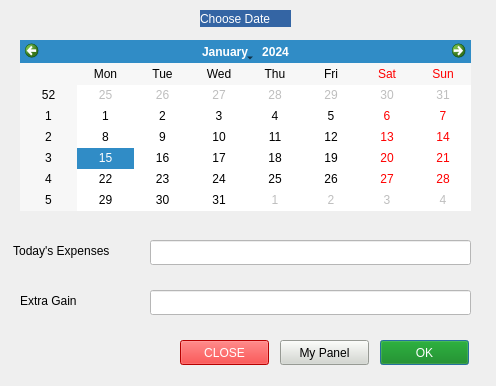
<?xml version="1.0" encoding="UTF-8"?>
<ui version="4.0">
 <class>Expense</class>
 <widget class="QDialog" name="Expense">
  <property name="geometry">
   <rect>
    <x>0</x>
    <y>0</y>
    <width>496</width>
    <height>386</height>
   </rect>
  </property>
  <property name="windowTitle">
   <string>EXPENSE MANAGER</string>
  </property>
  <property name="windowIcon">
   <iconset resource="resource.qrc">
    <normaloff>:/resources/img/exmgmtlogo.png</normaloff>:/resources/img/exmgmtlogo.png</iconset>
  </property>
  <property name="styleSheet">
   <string notr="true"/>
  </property>
  <widget class="QLabel" name="label_2">
   <property name="geometry">
    <rect>
     <x>20</x>
     <y>290</y>
     <width>111</width>
     <height>21</height>
    </rect>
   </property>
   <property name="styleSheet">
    <string notr="true"/>
   </property>
   <property name="text">
    <string>Extra Gain</string>
   </property>
  </widget>
  <widget class="QLabel" name="header">
   <property name="geometry">
    <rect>
     <x>200</x>
     <y>10</y>
     <width>91</width>
     <height>17</height>
    </rect>
   </property>
   <property name="styleSheet">
    <string notr="true">background-color:rgb(52, 101, 164);
color:white;</string>
   </property>
   <property name="text">
    <string>Choose Date</string>
   </property>
  </widget>
  <widget class="QCalendarWidget" name="date">
   <property name="geometry">
    <rect>
     <x>20</x>
     <y>40</y>
     <width>451</width>
     <height>171</height>
    </rect>
   </property>
  </widget>
  <widget class="QLabel" name="label_4">
   <property name="geometry">
    <rect>
     <x>10</x>
     <y>240</y>
     <width>131</width>
     <height>21</height>
    </rect>
   </property>
   <property name="styleSheet">
    <string notr="true"/>
   </property>
   <property name="text">
    <string> Today's Expenses</string>
   </property>
  </widget>
  <widget class="QLineEdit" name="dailyexpense">
   <property name="geometry">
    <rect>
     <x>150</x>
     <y>240</y>
     <width>321</width>
     <height>25</height>
    </rect>
   </property>
   <property name="styleSheet">
    <string notr="true">background-color:white;</string>
   </property>
  </widget>
  <widget class="QLineEdit" name="exgain">
   <property name="geometry">
    <rect>
     <x>150</x>
     <y>290</y>
     <width>321</width>
     <height>25</height>
    </rect>
   </property>
   <property name="styleSheet">
    <string notr="true">background-color:white;</string>
   </property>
  </widget>
  <widget class="QPushButton" name="okbtn">
   <property name="geometry">
    <rect>
     <x>380</x>
     <y>340</y>
     <width>89</width>
     <height>25</height>
    </rect>
   </property>
   <property name="styleSheet">
    <string notr="true">background-color:green;
color:white;</string>
   </property>
   <property name="text">
    <string>OK</string>
   </property>
  </widget>
  <widget class="QPushButton" name="closebtn">
   <property name="geometry">
    <rect>
     <x>180</x>
     <y>340</y>
     <width>89</width>
     <height>25</height>
    </rect>
   </property>
   <property name="styleSheet">
    <string notr="true">background-color:red;
color:white;</string>
   </property>
   <property name="text">
    <string>CLOSE</string>
   </property>
  </widget>
  <widget class="QPushButton" name="pushButton">
   <property name="geometry">
    <rect>
     <x>280</x>
     <y>340</y>
     <width>89</width>
     <height>25</height>
    </rect>
   </property>
   <property name="styleSheet">
    <string notr="true">background-color:  rgb(211, 215, 207)</string>
   </property>
   <property name="text">
    <string>My Panel</string>
   </property>
  </widget>
 </widget>
 <resources>
  <include location="resource.qrc"/>
 </resources>
 <connections/>
</ui>
